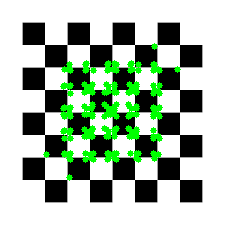
#> input picture TP5/ORB/Noise/ORB_Noise_0.png, 225 x 225 px; its folder holds only this picture in this run
$ python ORB.py ORB/Noise/ORB_Noise_0.png
#> lines starting #> are read from the running program, lines starting #| are printed output that depends on the picture; after the words box and inside, x2 and y2 are one past the last pixel; in counts of white or black regions, pixels touching at a corner belong together
import sys
import numpy as np
import cv2 as cv

if len(sys.argv) != 2:
    print("Usage: python3 ORB.py <filename>")
    sys.exit(1)

img = cv.imread(sys.argv[1],cv.IMREAD_COLOR)
#> img is the input picture: shape (225, 225, 3); mean B, G, R 165, 183.5, 165
current = img
dst = None
rows, cols = img.shape[:2]
#> rows = 225; cols = 225
window_title = "ORB"
nb_points_selectionnes = 0
pts1 = np.float32([[0,0],[cols,0],[cols,rows],[0,rows]])
#> pts1 = [[0, 0], [225, 0], [225, 225], [0, 225]]
pts2 = np.float32([[0,0],[0,0],[0,0],[0,0]])

def add_gaussian_noise(image):
    noise = cv.getTrackbarPos("Noise",window_title)
    gaussian = np.random.normal(0,np.abs(noise),image.shape[:2]).astype(np.float32)
    noisy_image = np.zeros(image.shape,np.float32)
    image = image.astype(np.float32)
    if len(image.shape) == 2:
        noisy_image = image + gaussian
    else:
        noisy_image[:,:,0] = image[:,:,0] + gaussian
        noisy_image[:,:,1] = image[:,:,1] + gaussian
        noisy_image[:,:,2] = image[:,:,2] + gaussian
    cv.normalize(noisy_image,noisy_image,0,255,cv.NORM_MINMAX,dtype=-1)
    noisy_image = noisy_image.astype(np.uint8)
    return noisy_image

def rotate_and_resize(image):
    angle = cv.getTrackbarPos("Angle",window_title)
    scale = float((cv.getTrackbarPos("Scale",window_title)+50)/100)
    width = int(image.shape[1]*scale)
#> width = 225
    height = int(image.shape[0]*scale)
#> height = 225
    M = cv.getRotationMatrix2D((image.shape[1]/2,image.shape[0]/2),angle,1)
#> M = [[1, 0, 0], [0, 1, 0]]
    dst = cv.warpAffine((image),M,(image.shape[1],image.shape[0]))
    dst = cv.resize(dst,(width,height), interpolation = cv.INTER_NEAREST)
    return dst

def my_orb(image):
    nb_pts = cv.getTrackbarPos("Nb points",window_title)
    orb = cv.ORB_create()
    gray = cv.cvtColor(image,cv.COLOR_BGR2GRAY)
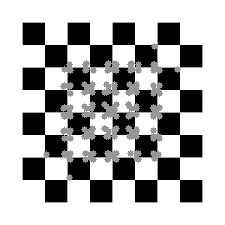
#> gray: shape (225, 225); min 0, max 255, mean 175.9
    kp = orb.detect(gray,None)
#> kp = 369 keypoints; strongest (x, y, size): (160, 44, 31), (44, 160, 31), (70, 181, 37.2), (181, 70, 37.2)
    j = 0
    for i in cv.KeyPoint_convert(kp):
        j += 1
        x,y = i.ravel()
        cv.circle(image,(int(x),int(y)),3,[0,255,0],-1)
        if nb_pts!=0 and j>=nb_pts:
            break
#> this loop made 25 passes
#> (x, y) on passes 1 to 12: (160, 44), (116, 61), (119, 66), (127, 66), (96, 68), (141, 68), (89, 70), (70, 89), (111, 90), (106, 95), (68, 96), (95, 106)
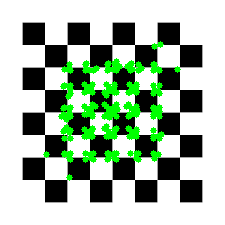
#> image: shape (225, 225, 3); 0.71% of pixels changed, all inside (x1, y1, x2, y2) = (58, 41, 165, 139)
#> after the loop, j = 25
    return image

def projection(image):
    if(nb_points_selectionnes==4):
        M = cv.getPerspectiveTransform(pts2,pts1)
        dst = cv.warpPerspective(image,M,(cols,rows))
        return dst
    else:
        return image

def display(x):
    global current
    if x == "noise":
        gaussian = add_gaussian_noise(img)
        current = gaussian
        dst = rotate_and_resize(gaussian)
    else:
        dst = rotate_and_resize(current)
    dst = projection(dst)
    dst = my_orb(dst)
    dst = np.uint8(dst)
    cv.imshow(window_title,dst)

def addPoint(event,x,y,flags,param):
    global nb_points_selectionnes
    if event == cv.EVENT_LBUTTONDOWN and nb_points_selectionnes<4:
        pts2[nb_points_selectionnes] = [x,y]
        nb_points_selectionnes += 1
        display("affichage de la zone sélectionnée")
    elif event == cv.EVENT_RBUTTONDOWN and nb_points_selectionnes>3:
        nb_points_selectionnes = 0
        display("Retour à l'image original")

def modificationNoise(x):
    display("noise")

cv.namedWindow(window_title)
cv.createTrackbar("Angle",window_title,0,360,display)
cv.createTrackbar("Scale",window_title,50,100,display)
cv.createTrackbar("Noise",window_title,2,20,modificationNoise)
cv.createTrackbar("Nb points",window_title,25,1000,display)
cv.setMouseCallback(window_title,addPoint)
display("initialisation")
if cv.waitKey(0):
#> (key Esc is pressed here)
    cv.destroyAllWindows()

$ run again, on TP5/ORB/Rotation/ORB_135.png
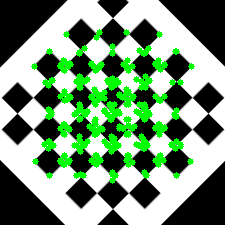
#> input picture TP5/ORB/Rotation/ORB_135.png, 225 x 225 px
#> img is the input picture: shape (225, 225, 3); mean B, G, R 118.6, 147.2, 118.6
#> in my_orb, `gray = cv.cvtColor(image,cv.COLOR_BGR2GRAY)`:
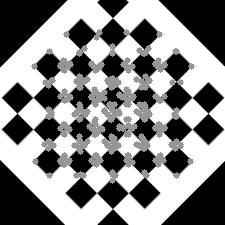
#> gray: shape (225, 225); min 0, max 255, mean 135.4
#> kp = 433 keypoints; strongest (x, y, size): (119, 90, 31), (177, 81, 31), (175, 81, 31), (72, 102, 37.2)
#> the loop in my_orb, `for i in cv.KeyPoint_convert(kp):` made 25 passes
#> (x, y) on passes 1 to 8: (118, 175), (96, 31), (129, 31), (156, 31), (69, 34), (156, 34), (67, 37), (158, 37)
#> after the loop in my_orb, `for i in cv.KeyPoint_convert(kp):`:
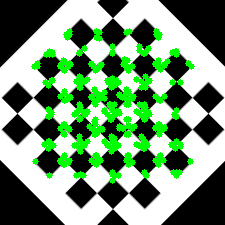
#> image: shape (225, 225, 3); 0.84% of pixels changed, all inside (x1, y1, x2, y2) = (35, 28, 191, 179)
#> after the loop in my_orb, `for i in cv.KeyPoint_convert(kp):`: j = 25

$ run again, on TP5/ORB/Scale/ORB_0.5.png
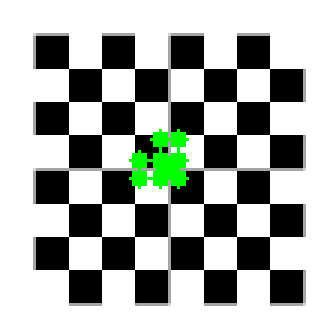
#> input picture TP5/ORB/Scale/ORB_0.5.png, 112 x 112 px (shown 3 times larger)
#> img is the input picture: shape (112, 112, 3); mean B, G, R 171.3, 176.1, 171.3
#> kp = 39 keypoints; strongest (x, y, size): (63, 58, 44.6), (58, 63, 44.6), (49, 49, 44.6), (62, 58, 37.2)
#> the loop in my_orb, `for i in cv.KeyPoint_convert(kp):` made 25 passes
#> (x, y) on passes 1 to 8: (55, 43), (62, 44), (50, 50), (61, 52), (43, 55), (62, 55), (52, 61), (44, 62)
#> after the loop in my_orb, `for i in cv.KeyPoint_convert(kp):`:
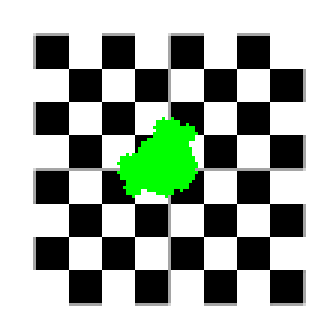
#> image: shape (112, 112, 3) (shown 3 times larger); 1.92% of pixels changed, all inside (x1, y1, x2, y2) = (39, 39, 66, 66)
#> after the loop in my_orb, `for i in cv.KeyPoint_convert(kp):`: j = 25
